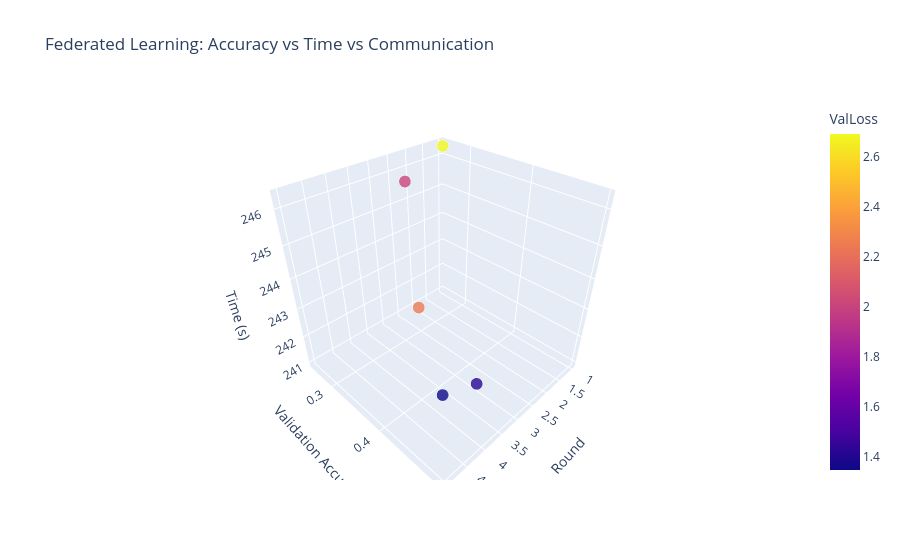

The notebook cell this image was saved under:
### Code cell
fig = px.scatter_3d(round_df, x='Round', y='ValAcc', z='RoundTimeSec',
                    size='Total_Comm_Bytes', color='ValLoss',
                    color_continuous_scale='plasma',
                    title="Federated Learning: Accuracy vs Time vs Communication",
                    labels={'ValAcc':'Validation Accuracy', 'RoundTimeSec':'Time (s)', 'Total_Comm_Bytes':'Comm Bytes'})
fig.update_traces(marker=dict(opacity=0.8, line=dict(width=1)))
fig.show()

### Figure 1 — Plotly figure (JSON) as saved in the notebook; plotly's stock layout.template omitted (floating-point values rounded to 4 significant figures)
{"data": [{"hovertemplate": "Round=%{x}<br>Validation Accuracy=%{y}<br>Time (s)=%{z}<br>Comm Bytes=%{marker.size}<br>ValLoss=%{marker.color}<extra></extra>", "legendgroup": "", "marker": {"color": [2.69, 2.244, 2.008, 1.421, 1.348], "coloraxis": "coloraxis", "line": {"width": 1}, "opacity": 0.8, "size": [32546720, 32546720, 32546720, 32546720, 32546720], "sizemode": "area", "sizeref": 81370.0, "symbol": "circle"}, "mode": "markers", "name": "", "scene": "scene", "showlegend": false, "type": "scatter3d", "x": [1, 2, 3, 4, 5], "y": [0.255, 0.2621, 0.3155, 0.4873, 0.4978], "z": [246.3, 241.0, 246.3, 242.9, 243.8]}], "layout": {"coloraxis": {"colorbar": {"title": {"text": "ValLoss"}}, "colorscale": [[0, "#0d0887"], [0.1111, "#46039f"], [0.2222, "#7201a8"], [0.3333, "#9c179e"], [0.4444, "#bd3786"], [0.5556, "#d8576b"], [0.6667, "#ed7953"], [0.7778, "#fb9f3a"], [0.8889, "#fdca26"], [1, "#f0f921"]]}, "legend": {"itemsizing": "constant", "tracegroupgap": 0}, "scene": {"domain": {"x": [0, 1], "y": [0, 1]}, "xaxis": {"title": {"text": "Round"}}, "yaxis": {"title": {"text": "Validation Accuracy"}}, "zaxis": {"title": {"text": "Time (s)"}}}, "title": {"text": "Federated Learning: Accuracy vs Time vs Communication"}}}
